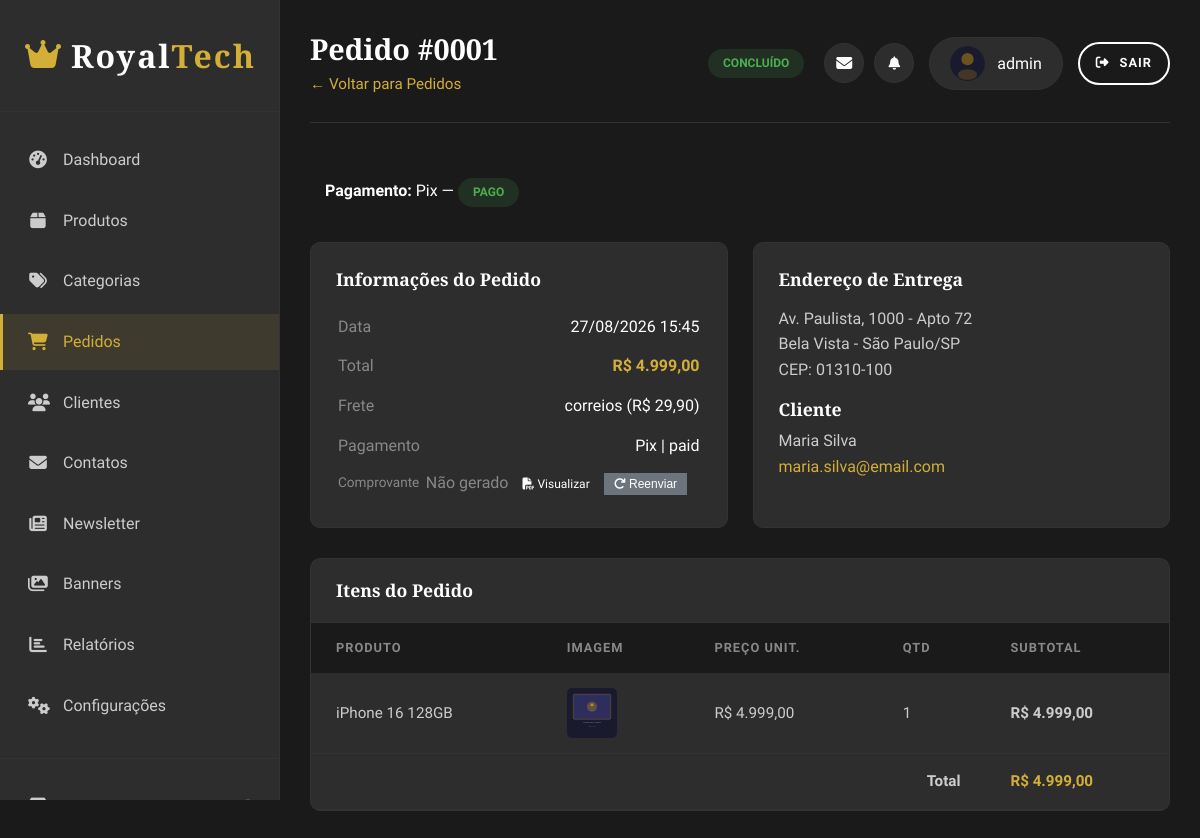
Screenshot of /pages/admin/order-detail.php?id=1 (signed in) with the database file from the repository.
### tables this page shows
CREATE TABLE IF NOT EXISTS e5_orders (
  id INT PRIMARY KEY AUTO_INCREMENT,
  user_id INT NOT NULL,
  status ENUM('pending','paid','shipped','delivered','canceled') NOT NULL DEFAULT 'pending',
  total DECIMAL(10,2) NOT NULL,
  shipping_method VARCHAR(50) NULL,
  shipping_cost DECIMAL(10,2) NOT NULL DEFAULT 0.00,
  payment_method VARCHAR(50) NULL,
  payment_status ENUM('pending','paid','refunded') NOT NULL DEFAULT 'pending',
  shipping_neighborhood VARCHAR(80) NULL,
  shipping_city VARCHAR(80) NULL,
  shipping_state VARCHAR(40) NULL,
  shipping_postal_code VARCHAR(10) NULL,
  tracking_code VARCHAR(100) NULL,
  comprovante_filename VARCHAR(60) NULL,
  email_status ENUM('sent','failed','skipped') NULL,
  email_error TEXT NULL,
  created_at TIMESTAMP DEFAULT CURRENT_TIMESTAMP,
  updated_at TIMESTAMP DEFAULT CURRENT_TIMESTAMP ON UPDATE CURRENT_TIMESTAMP,
  CONSTRAINT fk_orders_user FOREIGN KEY (user_id) REFERENCES e5_users(id)
);

CREATE TABLE IF NOT EXISTS e5_users (
  id INT PRIMARY KEY AUTO_INCREMENT,
  name VARCHAR(80) NOT NULL,
  email VARCHAR(120) UNIQUE NOT NULL,
  username VARCHAR(40) UNIQUE NOT NULL,
  password VARCHAR(255) NOT NULL,
  role ENUM('customer','admin') NOT NULL DEFAULT 'customer',
  postal_code VARCHAR(10) NOT NULL,
  street VARCHAR(120) NOT NULL,
  number INT NOT NULL,
  complement VARCHAR(80) DEFAULT NULL,
  created_at TIMESTAMP DEFAULT CURRENT_TIMESTAMP,
  updated_at TIMESTAMP DEFAULT CURRENT_TIMESTAMP ON UPDATE CURRENT_TIMESTAMP
);

CREATE TABLE IF NOT EXISTS e5_order_items (
  id INT PRIMARY KEY AUTO_INCREMENT,
  order_id INT NOT NULL,
  product_id INT NOT NULL,
  quantity INT NOT NULL,
  unit_price DECIMAL(10,2) NOT NULL,
  CONSTRAINT fk_order_items_order FOREIGN KEY (order_id) REFERENCES e5_orders(id) ON DELETE CASCADE,
  CONSTRAINT fk_order_items_product FOREIGN KEY (product_id) REFERENCES e5_products(id)
);

CREATE TABLE IF NOT EXISTS e5_products (
  id INT PRIMARY KEY AUTO_INCREMENT,
  category_id INT NOT NULL,
  name VARCHAR(150) NOT NULL,
  slug VARCHAR(180) NOT NULL UNIQUE,
  description TEXT NULL,
  brand VARCHAR(80) NULL,
  price DECIMAL(10,2) NOT NULL,
  old_price DECIMAL(10,2) NULL,
  stock INT NOT NULL DEFAULT 0,
  is_featured TINYINT(1) NOT NULL DEFAULT 0,
  created_at TIMESTAMP DEFAULT CURRENT_TIMESTAMP,
  updated_at TIMESTAMP DEFAULT CURRENT_TIMESTAMP ON UPDATE CURRENT_TIMESTAMP,
  CONSTRAINT fk_products_category FOREIGN KEY (category_id) REFERENCES e5_categories(id)
);

### includes/status_labels.php (called while the page is built, shortened)
<?php
$statusLabels = [
    'pending' => ['label' => 'Pendente', 'class' => 'status-pending'],
    'paid'    => ['label' => 'Pago',     'class' => 'status-active'],
    'shipped' => ['label' => 'Enviado',  'class' => 'status-processing'],
    'delivered'=> ['label' => 'Concluído','class' => 'status-active'],
    'canceled'=> ['label' => 'Cancelado','class' => 'status-inactive'],
];

### includes/comprovante_functions.php (called while the page is built, shortened)
<?php
function getComprovantePath(int $orderId): ?string
{
    $order = $GLOBALS['pdo']->prepare('SELECT comprovante_filename FROM e5_orders WHERE id = :id LIMIT 1');
    $order->execute([':id' => $orderId]);
    $filename = $order->fetchColumn();
    return null;
}

### includes/image_helpers.php (called while the page is built, shortened)
<?php
function imageAvailable(string $path): bool
{
    $file = realpath(__DIR__ . '/../' . ltrim($path, '/'));
    return $file !== false && is_file($file);
}
function renderProductImage(string $path, string $basePath, string $fallback = 'assets/img/placeholder-product.svg'): string
{
    return $basePath . ltrim($fallback, '/');
}

### pages/admin/order-detail.php (the view, shortened to what this page needs)
<?php
require_once __DIR__ . '/../../includes/status_labels.php';
require_once __DIR__ . '/../../includes/image_helpers.php';
require_once __DIR__ . '/../../includes/comprovante_functions.php';
$orderId = (int) ($_GET['id'] ?? 0);
$order = $pdo->prepare('SELECT o.*, u.name AS user_name, u.email AS user_email, u.postal_code, u.street, u.number, u.complement
    FROM e5_orders o INNER JOIN e5_users u ON u.id = o.user_id WHERE o.id = :id LIMIT 1');
$order->execute([':id' => $orderId]);
$order = $order->fetch();
$items = $pdo->prepare('SELECT oi.*, p.name AS product_name,
    (SELECT pi.image_path FROM e5_product_images pi WHERE pi.product_id = p.id ORDER BY pi.is_primary DESC, pi.id ASC LIMIT 1) AS image_path
    FROM e5_order_items oi INNER JOIN e5_products p ON p.id = oi.product_id WHERE oi.order_id = :oid');
$items->execute([':oid' => $orderId]);
$items = $items->fetchAll();
$payLabel = ['pix' => 'Pix', 'boleto' => 'Boleto', 'credit' => 'Cartão', 'delivery' => 'Entrega'];
$sinfo = $statusLabels[$order['status']] ?? ['label' => $order['status'], 'class' => ''];
?>
<!DOCTYPE html>
<html lang="pt-BR">
<head>
    <?php include 'head_inc.php'; ?>
</head>
<body>
    <div class="admin-wrapper">
        <?php $activePage = 'orders'; include 'sidebar_inc.php'; ?>
        <main class="admin-main">
            <header class="admin-header">
                <div class="admin-title">
                    <h2>Pedido #<?php echo str_pad((string)$order['id'], 4, '0', STR_PAD_LEFT); ?></h2>
                    <p><a href="orders.php" style="color:var(--color-primary);">&larr; Voltar para Pedidos</a></p>
                </div>
                <div class="admin-actions">
                    <span class="status-badge <?php echo $sinfo['class']; ?>"><?php echo $sinfo['label']; ?></span>
                    <?php include 'header_user_inc.php'; ?>
                </div>
            </header>
            <div class="ml-card" style="padding:15px; margin-bottom:20px; display:flex; align-items:center; gap:15px; flex-wrap:wrap; justify-content:space-between;">
                <div>
                    <strong>Pagamento:</strong>
                    <?php echo htmlspecialchars($payLabel[$order['payment_method']] ?? $order['payment_method'], ENT_QUOTES, 'UTF-8'); ?>
                    &mdash;
                    <?php if ($order['payment_status'] === 'paid'): ?>
                    <span class="status-badge status-active">Pago</span>
                    <?php else: ?>
                    <span class="status-badge status-pending">Aguardando pagamento</span>
                    <?php endif; ?>
                </div>
            </div>
            <div style="display:grid; grid-template-columns:1fr 1fr; gap:25px; margin-bottom:30px;">
                <div class="admin-table-container" style="padding:25px;">
                    <h3 style="margin-bottom:15px; font-size:1.1rem;">Informações do Pedido</h3>
                    <table style="width:100%;">
                        <tr><td style="color:var(--color-gray); padding:6px 0;">Data</td><td style="text-align:right;"><?php echo date('d/m/Y H:i', strtotime($order['created_at'])); ?></td></tr>
                        <tr><td style="color:var(--color-gray); padding:6px 0;">Total</td><td style="text-align:right; font-weight:700; color:var(--color-primary);">R$ <?php echo number_format((float)$order['total'], 2, ',', '.'); ?></td></tr>
                        <tr><td style="color:var(--color-gray); padding:6px 0;">Frete</td><td style="text-align:right;"><?php echo htmlspecialchars($order['shipping_method'] ?? '—', ENT_QUOTES, 'UTF-8'); ?> <?php echo $order['shipping_cost'] > 0 ? '(R$ ' . number_format((float)$order['shipping_cost'], 2, ',', '.') . ')' : '(Grátis)'; ?></td></tr>
                        <tr><td style="color:var(--color-gray); padding:6px 0;">Pagamento</td><td style="text-align:right;"><?php echo htmlspecialchars($payLabel[$order['payment_method']] ?? $order['payment_method'] ?? '—', ENT_QUOTES, 'UTF-8'); ?> | <?php echo htmlspecialchars($order['payment_status'] ?? '—', ENT_QUOTES, 'UTF-8'); ?></td></tr>
                            <tr>
                                <td style="color:var(--color-gray); padding:6px 0; font-size:0.85rem;">Comprovante</td>
                                <td>
                                    <?php
                                    $compPath = getComprovantePath($order['id']);
                                    $hasPdf = $compPath && file_exists($compPath);
                                    ?>
                                    <?php if ($hasPdf): ?>
                                        <a href="../download-comprovante.php?id=<?php echo (int)$order['id']; ?>" class="ml-btn" style="padding:4px 10px; font-size:0.75rem;"><i class="fas fa-file-pdf"></i> Baixar</a>
                                    <?php else: ?>
                                        <span style="color:var(--color-gray);">Não gerado</span>
                                    <?php endif; ?>
                                    <a href="../download-comprovante.php?id=<?php echo (int)$order['id']; ?>" class="ml-btn ml-btn-sm" style="padding:4px 10px; font-size:0.75rem; color:#fff; text-decoration:none;" target="_blank"><i class="fas fa-file-pdf"></i> Visualizar</a>
                                    <form method="post" action="comprovante-resend.php" style="display:inline" onsubmit="return confirm('Reenviar o comprovante por e-mail?')">
                                        <button type="submit" class="ml-btn ml-btn-sm" style="padding:4px 10px; font-size:0.75rem; background:#6c757d; color:#fff; text-decoration:none; border:none; cursor:pointer;"><i class="fas fa-redo"></i> Reenviar</button>
                                    </form>
                                </td>
                            </tr>
                    </table>
                </div>
                <div class="admin-table-container" style="padding:25px;">
                    <h3 style="margin-bottom:15px; font-size:1.1rem;">Endereço de Entrega</h3>
                    <p style="color:var(--color-gray-light);">
                        <?php echo htmlspecialchars($order['street'] ?? '', ENT_QUOTES, 'UTF-8'); ?>, <?php echo htmlspecialchars($order['number'] ?? '', ENT_QUOTES, 'UTF-8'); ?>
                        <?php if ($order['complement']): ?>- <?php echo htmlspecialchars($order['complement'], ENT_QUOTES, 'UTF-8'); ?><?php endif; ?><br>
                        <?php echo htmlspecialchars($order['shipping_neighborhood'] ?? '', ENT_QUOTES, 'UTF-8'); ?> -
                        <?php echo htmlspecialchars($order['shipping_city'] ?? '', ENT_QUOTES, 'UTF-8'); ?>/<?php echo htmlspecialchars($order['shipping_state'] ?? '', ENT_QUOTES, 'UTF-8'); ?><br>
                        CEP: <?php echo htmlspecialchars($order['shipping_postal_code'] ?? $order['postal_code'] ?? '', ENT_QUOTES, 'UTF-8'); ?>
                    </p>
                    <h3 style="margin:15px 0 8px; font-size:1.1rem;">Cliente</h3>
                    <p style="color:var(--color-gray-light);"><?php echo htmlspecialchars($order['user_name'], ENT_QUOTES, 'UTF-8'); ?><br>
                    <a href="mailto:<?php echo htmlspecialchars($order['user_email'], ENT_QUOTES, 'UTF-8'); ?>" style="color:var(--color-primary);"><?php echo htmlspecialchars($order['user_email'], ENT_QUOTES, 'UTF-8'); ?></a></p>
                </div>
            </div>
            <div class="admin-table-container">
                <div class="admin-table-header"><h3>Itens do Pedido</h3></div>
                <table class="admin-table">
                    <thead>
                        <tr><th>Produto</th><th>Imagem</th><th>Preço Unit.</th><th>Qtd</th><th>Subtotal</th></tr>
                    </thead>
                    <tbody>
                        <?php foreach ($items as $it): ?>
                        <tr>
                            <td><?php echo htmlspecialchars($it['product_name'], ENT_QUOTES, 'UTF-8'); ?></td>
                            <td><?php if ($it['image_path']): $img = renderProductImage($it['image_path'], '../../'); ?>
                                <img src="<?php echo htmlspecialchars($img, ENT_QUOTES, 'UTF-8'); ?>" style="width:50px;height:50px;object-fit:cover;border-radius:5px;" alt=""></td>
                            <?php else: ?><td style="color:var(--color-gray);">—</td><?php endif; ?>
                            <td>R$ <?php echo number_format((float)$it['unit_price'], 2, ',', '.'); ?></td>
                            <td><?php echo (int) $it['quantity']; ?></td>
                            <td><strong>R$ <?php echo number_format((float)$it['unit_price'] * (int)$it['quantity'], 2, ',', '.'); ?></strong></td>
                        </tr>
                        <?php endforeach; ?>
                    </tbody>
                    <tfoot>
                        <tr><td colspan="4" style="text-align:right; font-weight:700;">Total</td><td style="font-weight:700;color:var(--color-primary);">R$ <?php echo number_format((float)$order['total'], 2, ',', '.'); ?></td></tr>
                    </tfoot>
                </table>
            </div>
        </main>
    </div>
</body>
</html>

### assets/css/style.css (style rules this page uses)
:root { --color-primary: #d4af37; --color-primary-dark: #b8962e; --color-primary-light: #e8c547; --color-black: #1a1a1a; --color-black-light: #2d2d2d; --color-black-lighter: #404040; --color-white: #ffffff; --color-white-smoke: #f5f5f5; --color-gray: #888888; --color-gray-light: #cccccc; --color-border: #333333; --color-gold: #d4af37; --font-primary: 'Rajdhani', sans-serif; --font-secondary: 'Playfair Display', serif; --transition: all 0.3s ease; --shadow: 0 5px 20px rgba(0, 0, 0, 0.15); --shadow-hover: 0 10px 30px rgba(212, 175, 55, 0.2); }
* { margin: 0; padding: 0; box-sizing: border-box; }
html { scroll-behavior: smooth; }
body { font-family: var(--font-primary); font-size: 16px; line-height: 1.6; color: var(--color-white); background-color: var(--color-black); }
a { text-decoration: none; color: inherit; transition: var(--transition); }
img { max-width: 100%; height: auto; display: block; }
h1, h2, h3, h4, h5, h6 { font-family: var(--font-secondary); font-weight: 700; line-height: 1.3; color: var(--color-white); }
h2 { font-size: 2.5rem; }
h3 { font-size: 2rem; }

### assets/css/admin.css (style rules this page uses)
.admin-wrapper { display: flex; min-height: 100vh; background: var(--color-black); }
.admin-main { flex: 1; margin-left: 280px; padding: 30px; background: var(--color-black); }
.admin-header { display: flex; justify-content: space-between; align-items: center; margin-bottom: 40px; padding-bottom: 25px; border-bottom: 1px solid var(--color-border); }
.admin-title h2 { font-size: 1.8rem; margin-bottom: 5px; }
.admin-title p { color: var(--color-gray); font-size: 0.95rem; }
.admin-actions { display: flex; align-items: center; gap: 20px; flex-wrap: wrap; justify-content: flex-end; }
.admin-table-container { background: var(--color-black-light); border: 1px solid var(--color-border); border-radius: 10px; overflow: hidden; }
.admin-table-header { display: flex; justify-content: space-between; align-items: center; padding: 20px 25px; border-bottom: 1px solid var(--color-border); }
.admin-table-header h3 { font-size: 1.1rem; }
.admin-table { width: 100%; border-collapse: collapse; }
.admin-table th, .admin-table td { padding: 15px 25px; text-align: left; }
.admin-table th { background: var(--color-black); color: var(--color-gray); font-weight: 600; font-size: 0.8rem; text-transform: uppercase; letter-spacing: 1px; }
.admin-table td { border-bottom: 1px solid var(--color-border); color: var(--color-gray-light); font-size: 0.95rem; }
.admin-table tbody tr { transition: var(--transition); }
.status-badge { display: inline-block; padding: 5px 15px; border-radius: 20px; font-size: 0.75rem; font-weight: 600; text-transform: uppercase; }
.status-active { background: rgba(76, 175, 80, 0.15); color: #4caf50; }

### rows the page displays
e5_orders: id "0001", status "CONCLUÍDO", payment_method "Pix", created_at "27/08/2026 15:45", total "4.999,00", shipping_method "correios", shipping_cost "29,90", payment_status "paid", user.street "Av. Paulista", user.number "1000", user.complement "Apto 72", shipping_neighborhood "Bela Vista", shipping_city "São Paulo", shipping_state "SP", shipping_postal_code "01310-100", user.name "Maria Silva", user.email "maria.silva@email.com"
e5_order_items: product.name "iPhone 16 128GB", unit_price "4.999,00", quantity "1", (float)$it['unit_price'] * (int)$it['quantity'] "4.999,00"

### other values shown
$item['label'] "Dashboard"
$item['label'] "Produtos"
$item['label'] "Categorias"
$item['label'] "Pedidos"
$item['label'] "Clientes"
$item['label'] "Contatos"
$item['label'] "Newsletter"
$item['label'] "Banners"
$item['label'] "Relatórios"
$item['label'] "Configurações"
$adminUserName "admin"
